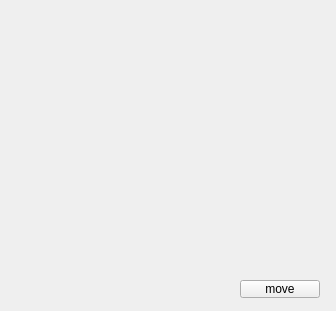
<?xml version="1.0" encoding="UTF-8"?>
<ui version="4.0">
 <class>lab12</class>
 <widget class="QWidget" name="lab12">
  <property name="geometry">
   <rect>
    <x>0</x>
    <y>0</y>
    <width>336</width>
    <height>311</height>
   </rect>
  </property>
  <property name="windowTitle">
   <string>lab12</string>
  </property>
  <widget class="QPushButton" name="pushButton">
   <property name="geometry">
    <rect>
     <x>240</x>
     <y>280</y>
     <width>80</width>
     <height>18</height>
    </rect>
   </property>
   <property name="text">
    <string>move</string>
   </property>
  </widget>
 </widget>
 <resources/>
 <connections/>
</ui>
